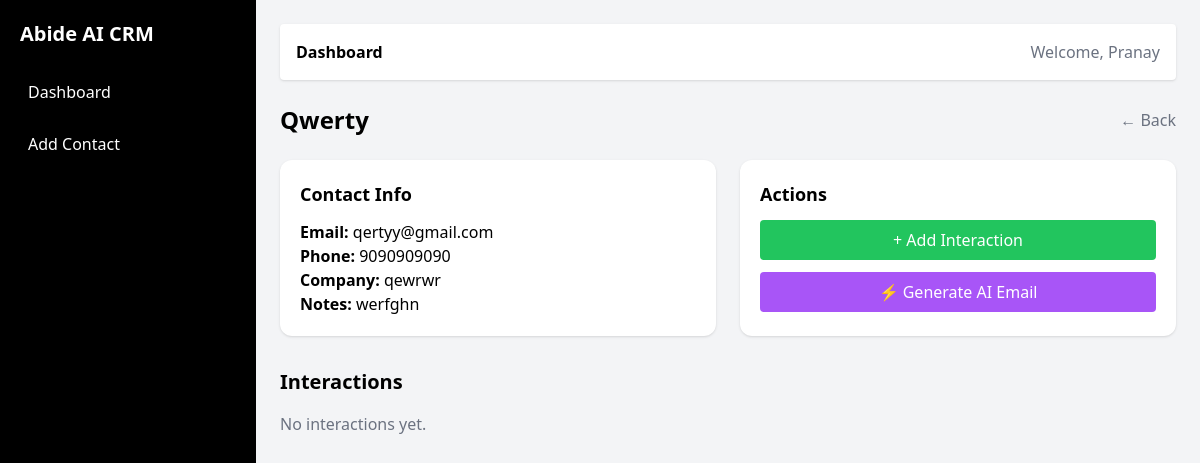
Page /2/ on the committed database.
### contacts/models.py (models this page shows, shortened)
class Contact(models.Model):
    name = models.CharField(max_length=255)
    email = models.EmailField()
    phone = models.CharField(max_length=20, blank=True, null=True)
    company = models.CharField(max_length=255, blank=True, null=True)
    notes = models.TextField(blank=True, null=True)
    created_at = models.DateTimeField(auto_now_add=True)

### contacts/views.py (the view)
# urls.py: path('<int:pk>/', views.contact_detail, name='contact_detail'),
def contact_detail(request, pk):
    contact = get_object_or_404(Contact, pk=pk)
    interactions = contact.interactions.all()
    return render(request, 'contacts/contact_detail.html', {
        'contact': contact,
        'interactions': interactions
    })

### contacts/templates/contacts/contact_detail.html
{% extends "base.html" %}
{% block content %}
<div class="max-w-5xl mx-auto">
    <div class="flex justify-between items-center mb-6">
        <h2 class="text-2xl font-bold">{{ contact.name }}</h2>
        <a href="/" class="text-gray-500 hover:text-black">← Back</a>
    </div>
    <div class="grid grid-cols-1 md:grid-cols-2 gap-6">
        <div class="bg-white p-5 rounded-xl shadow">
            <h3 class="font-semibold text-lg mb-3">Contact Info</h3>
            <p><strong>Email:</strong> {{ contact.email|default:"-" }}</p>
            <p><strong>Phone:</strong> {{ contact.phone|default:"-" }}</p>
            <p><strong>Company:</strong> {{ contact.company|default:"-" }}</p>
            <p><strong>Notes:</strong> {{ contact.notes|default:"-" }}</p>
        </div>
        <div class="bg-white p-5 rounded-xl shadow">
            <h3 class="font-semibold text-lg mb-3">Actions</h3>
            <div class="space-y-3">
                <a href="/{{ contact.id }}/add-interaction/"
                   class="block bg-green-500 text-white px-4 py-2 rounded text-center hover:bg-green-600">
                   + Add Interaction
                </a>
                <a href="/{{ contact.id }}/generate-email/"
                   class="block bg-purple-500 text-white px-4 py-2 rounded text-center hover:bg-purple-600">
                   ⚡ Generate AI Email
                </a>
            </div>
        </div>
    </div>
    <div class="mt-8">
        <h3 class="text-xl font-semibold mb-4">Interactions</h3>
        <div class="space-y-3">
            {% for interaction in interactions %}
                <div class="bg-white p-4 rounded-xl shadow border-l-4 border-blue-500">
                    <p class="font-medium capitalize">{{ interaction.interaction_type }}</p>
                    <p class="text-gray-600 text-sm">{{ interaction.notes }}</p>
                    <p class="text-xs text-gray-400 mt-1">
                        {{ interaction.date }}
                    </p>
                </div>
            {% empty %}
                <p class="text-gray-500">No interactions yet.</p>
            {% endfor %}
        </div>
    </div>
</div>
{% endblock %}

### rows in the picture
Contact: name "Qwerty", email "qertyy@gmail.com", phone "9090909090", company "qewrwr", notes "werfghn"
